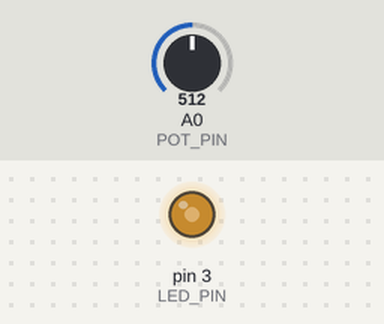
Recording of a sketch running on a simulated Arduino Uno, built with avr-gcc and run on an emulated ATmega328P. Shown: output pins drawn as LEDs (lit = HIGH). Inputs (shaded band) come from the test bench; at power-on: A0 (POT_PIN) = 512.

Above: at 1.2 s.
1.3 s: A0 (POT_PIN) set to 716
At 2.5 s:
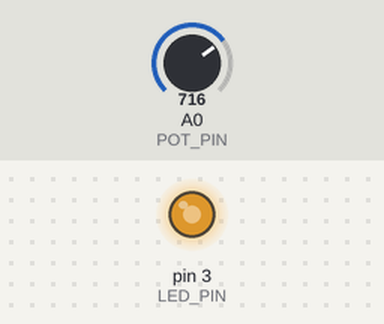
2.8 s: A0 (POT_PIN) set to 900
At 3.6 s:
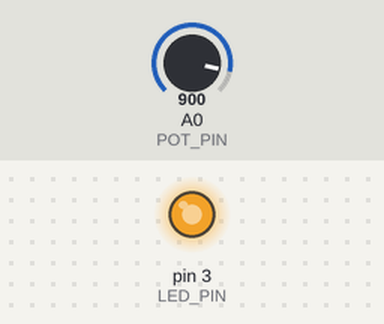
4.3 s: A0 (POT_PIN) set to 122
At 4.7 s:
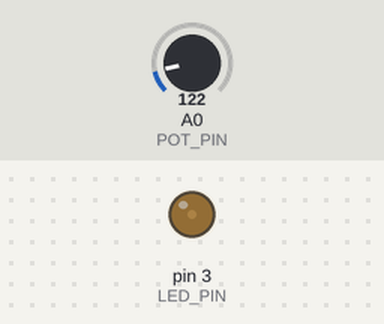
5.8 s: A0 (POT_PIN) set to 0
At 7.1 s:
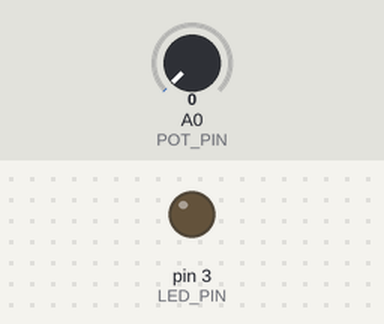
Timing chart, 0 to 8.3 s (numbered marks = the images above; inputs shaded):
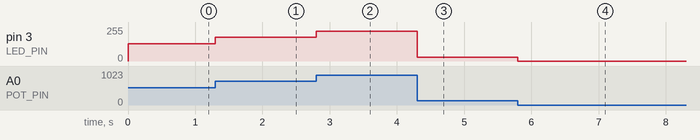

Measured:
- after the input at 1.3 s, pin 3 (LED_PIN): 128/255 → 179/255 at once
- after the input at 2.8 s, pin 3 (LED_PIN): 179/255 → 225/255 at once
- after the input at 4.3 s, pin 3 (LED_PIN): 225/255 → 30/255 at once
- after the input at 5.8 s, pin 3 (LED_PIN): 30/255 → 0/255 at once

The sketch:

analog_test.ino
```cpp
const int LED_PIN = 3;
const int POT_PIN = 0;

void setup() {
  // put your setup code here, to run once:
  pinMode(LED_PIN, OUTPUT);
}

void loop() {
  // put your main code here, to run repeatedly:
  int pot_value = analogRead(POT_PIN);
  analogWrite(LED_PIN, pot_value / 4);
}
```
